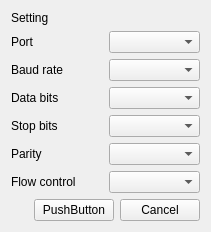
<?xml version="1.0" encoding="UTF-8"?>
<ui version="4.0">
 <class>Form</class>
 <widget class="QWidget" name="Form">
  <property name="geometry">
   <rect>
    <x>0</x>
    <y>0</y>
    <width>211</width>
    <height>230</height>
   </rect>
  </property>
  <property name="windowTitle">
   <string>Form</string>
  </property>
  <layout class="QGridLayout" name="gridLayout">
   <item row="0" column="0">
    <widget class="QLabel" name="label_2">
     <property name="text">
      <string>Setting</string>
     </property>
    </widget>
   </item>
   <item row="1" column="0">
    <layout class="QHBoxLayout" name="horizontalLayout">
     <item>
      <layout class="QVBoxLayout" name="verticalLayout_2">
       <item>
        <widget class="QLabel" name="label">
         <property name="text">
          <string>Port</string>
         </property>
        </widget>
       </item>
       <item>
        <widget class="QLabel" name="label_3">
         <property name="text">
          <string>Baud rate</string>
         </property>
        </widget>
       </item>
       <item>
        <widget class="QLabel" name="label_4">
         <property name="text">
          <string>Data bits</string>
         </property>
        </widget>
       </item>
       <item>
        <widget class="QLabel" name="label_5">
         <property name="text">
          <string>Stop bits</string>
         </property>
        </widget>
       </item>
       <item>
        <widget class="QLabel" name="label_6">
         <property name="text">
          <string>Parity</string>
         </property>
        </widget>
       </item>
       <item>
        <widget class="QLabel" name="label_7">
         <property name="text">
          <string>Flow control</string>
         </property>
        </widget>
       </item>
      </layout>
     </item>
     <item>
      <layout class="QVBoxLayout" name="verticalLayout">
       <item>
        <widget class="QComboBox" name="comboBox"/>
       </item>
       <item>
        <widget class="QComboBox" name="comboBox_2"/>
       </item>
       <item>
        <widget class="QComboBox" name="comboBox_3"/>
       </item>
       <item>
        <widget class="QComboBox" name="comboBox_4"/>
       </item>
       <item>
        <widget class="QComboBox" name="comboBox_5"/>
       </item>
       <item>
        <widget class="QComboBox" name="comboBox_6"/>
       </item>
      </layout>
     </item>
    </layout>
   </item>
   <item row="2" column="0">
    <layout class="QHBoxLayout" name="horizontalLayout_3">
     <item>
      <spacer name="horizontalSpacer">
       <property name="orientation">
        <enum>Qt::Horizontal</enum>
       </property>
       <property name="sizeHint" stdset="0">
        <size>
         <width>40</width>
         <height>20</height>
        </size>
       </property>
      </spacer>
     </item>
     <item>
      <layout class="QHBoxLayout" name="horizontalLayout_2">
       <item>
        <widget class="QPushButton" name="pushButton">
         <property name="text">
          <string>PushButton</string>
         </property>
        </widget>
       </item>
       <item>
        <widget class="QPushButton" name="pushButton_2">
         <property name="text">
          <string>Cancel</string>
         </property>
        </widget>
       </item>
      </layout>
     </item>
    </layout>
   </item>
  </layout>
 </widget>
 <resources/>
 <connections/>
</ui>
